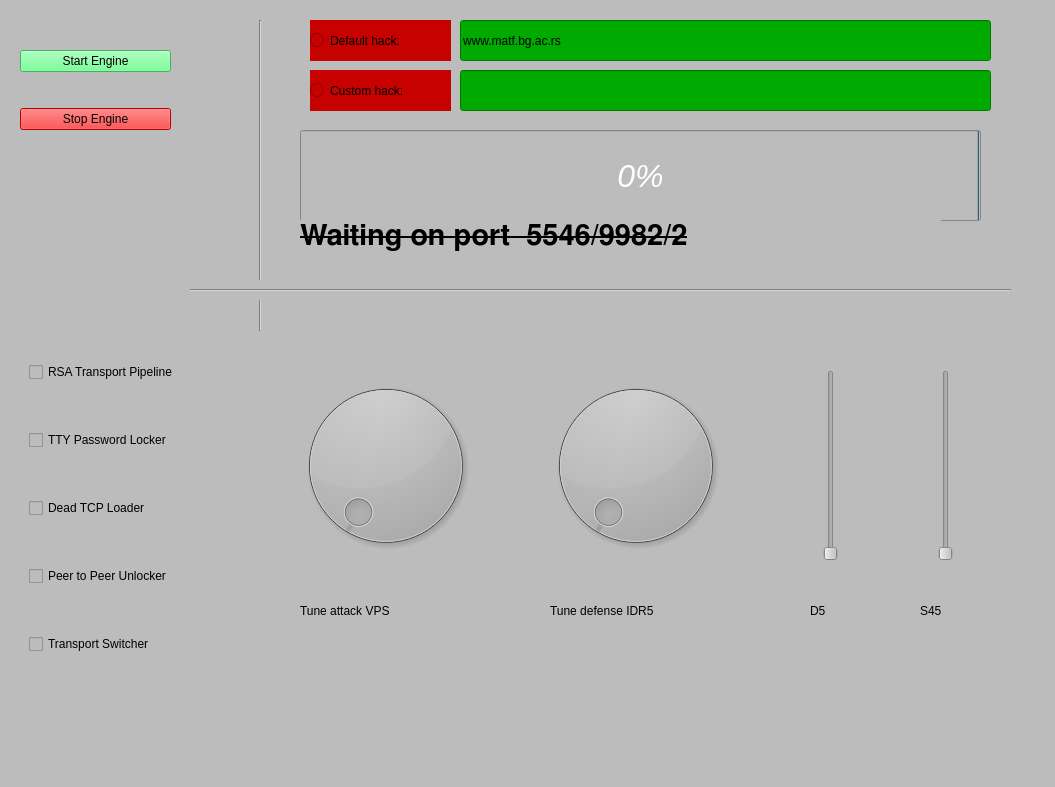
<?xml version="1.0" encoding="UTF-8"?>
<ui version="4.0">
 <class>MainWindow</class>
 <widget class="QMainWindow" name="MainWindow">
  <property name="geometry">
   <rect>
    <x>0</x>
    <y>0</y>
    <width>1055</width>
    <height>787</height>
   </rect>
  </property>
  <property name="windowTitle">
   <string>AdvancedServerHacker</string>
  </property>
  <property name="styleSheet">
   <string notr="true">background-color: rgb(188, 188, 188)</string>
  </property>
  <widget class="QWidget" name="centralwidget">
   <widget class="QProgressBar" name="progressBar">
    <property name="geometry">
     <rect>
      <x>300</x>
      <y>130</y>
      <width>681</width>
      <height>91</height>
     </rect>
    </property>
    <property name="font">
     <font>
      <pointsize>24</pointsize>
      <italic>true</italic>
     </font>
    </property>
    <property name="value">
     <number>0</number>
    </property>
    <property name="alignment">
     <set>Qt::AlignRight|Qt::AlignTrailing|Qt::AlignVCenter</set>
    </property>
    <property name="invertedAppearance">
     <bool>true</bool>
    </property>
    <property name="format">
     <string>%p%</string>
    </property>
   </widget>
   <widget class="QWidget" name="verticalLayoutWidget">
    <property name="geometry">
     <rect>
      <x>20</x>
      <y>20</y>
      <width>151</width>
      <height>141</height>
     </rect>
    </property>
    <layout class="QVBoxLayout" name="verticalLayout">
     <property name="sizeConstraint">
      <enum>QLayout::SetNoConstraint</enum>
     </property>
     <item>
      <widget class="QPushButton" name="start">
       <property name="styleSheet">
        <string notr="true">background-color: rgb(85, 255, 127)</string>
       </property>
       <property name="text">
        <string>Start Engine</string>
       </property>
      </widget>
     </item>
     <item>
      <widget class="QPushButton" name="stop">
       <property name="styleSheet">
        <string notr="true">background-color: rgb(255, 0, 0)</string>
       </property>
       <property name="text">
        <string>Stop Engine</string>
       </property>
      </widget>
     </item>
    </layout>
   </widget>
   <widget class="Line" name="line">
    <property name="geometry">
     <rect>
      <x>250</x>
      <y>20</y>
      <width>20</width>
      <height>311</height>
     </rect>
    </property>
    <property name="orientation">
     <enum>Qt::Vertical</enum>
    </property>
   </widget>
   <widget class="QLineEdit" name="lineEdit">
    <property name="geometry">
     <rect>
      <x>460</x>
      <y>70</y>
      <width>531</width>
      <height>41</height>
     </rect>
    </property>
    <property name="styleSheet">
     <string notr="true">background-color: rgb(0, 170, 0)</string>
    </property>
   </widget>
   <widget class="QRadioButton" name="radioButton">
    <property name="geometry">
     <rect>
      <x>310</x>
      <y>20</y>
      <width>141</width>
      <height>41</height>
     </rect>
    </property>
    <property name="styleSheet">
     <string notr="true">background-color: rgb(199, 0, 0)</string>
    </property>
    <property name="text">
     <string>Default hack: </string>
    </property>
   </widget>
   <widget class="QRadioButton" name="radioButton_2">
    <property name="geometry">
     <rect>
      <x>310</x>
      <y>70</y>
      <width>141</width>
      <height>41</height>
     </rect>
    </property>
    <property name="styleSheet">
     <string notr="true">background-color: rgb(199, 0, 0)</string>
    </property>
    <property name="text">
     <string>Custom hack:</string>
    </property>
   </widget>
   <widget class="QLineEdit" name="lineEdit_2">
    <property name="geometry">
     <rect>
      <x>460</x>
      <y>20</y>
      <width>531</width>
      <height>41</height>
     </rect>
    </property>
    <property name="styleSheet">
     <string notr="true">background-color: rgb(0, 170, 0)</string>
    </property>
    <property name="text">
     <string>www.matf.bg.ac.rs</string>
    </property>
   </widget>
   <widget class="Line" name="line_2">
    <property name="geometry">
     <rect>
      <x>190</x>
      <y>280</y>
      <width>821</width>
      <height>20</height>
     </rect>
    </property>
    <property name="orientation">
     <enum>Qt::Horizontal</enum>
    </property>
   </widget>
   <widget class="QWidget" name="verticalLayoutWidget_2">
    <property name="geometry">
     <rect>
      <x>29</x>
      <y>320</y>
      <width>186</width>
      <height>381</height>
     </rect>
    </property>
    <layout class="QVBoxLayout" name="verticalLayout_2">
     <item>
      <widget class="QCheckBox" name="checkBox_6">
       <property name="text">
        <string>RSA Transport Pipeline</string>
       </property>
      </widget>
     </item>
     <item>
      <widget class="QCheckBox" name="checkBox_4">
       <property name="text">
        <string>TTY Password Locker</string>
       </property>
      </widget>
     </item>
     <item>
      <widget class="QCheckBox" name="checkBox">
       <property name="text">
        <string>Dead TCP Loader</string>
       </property>
      </widget>
     </item>
     <item>
      <widget class="QCheckBox" name="checkBox_3">
       <property name="text">
        <string>Peer to Peer Unlocker</string>
       </property>
      </widget>
     </item>
     <item>
      <widget class="QCheckBox" name="checkBox_5">
       <property name="text">
        <string>Transport Switcher</string>
       </property>
      </widget>
     </item>
    </layout>
   </widget>
   <widget class="QDial" name="dial">
    <property name="geometry">
     <rect>
      <x>280</x>
      <y>370</y>
      <width>211</width>
      <height>191</height>
     </rect>
    </property>
    <property name="singleStep">
     <number>10</number>
    </property>
   </widget>
   <widget class="QDial" name="dial_2">
    <property name="geometry">
     <rect>
      <x>530</x>
      <y>370</y>
      <width>211</width>
      <height>191</height>
     </rect>
    </property>
   </widget>
   <widget class="QLabel" name="label">
    <property name="geometry">
     <rect>
      <x>300</x>
      <y>590</y>
      <width>191</width>
      <height>41</height>
     </rect>
    </property>
    <property name="text">
     <string>Tune attack VPS</string>
    </property>
   </widget>
   <widget class="QLabel" name="label_2">
    <property name="geometry">
     <rect>
      <x>550</x>
      <y>590</y>
      <width>191</width>
      <height>41</height>
     </rect>
    </property>
    <property name="text">
     <string>Tune defense IDR5</string>
    </property>
   </widget>
   <widget class="QSlider" name="verticalSlider">
    <property name="geometry">
     <rect>
      <x>810</x>
      <y>370</y>
      <width>41</width>
      <height>191</height>
     </rect>
    </property>
    <property name="orientation">
     <enum>Qt::Vertical</enum>
    </property>
   </widget>
   <widget class="QSlider" name="verticalSlider_2">
    <property name="geometry">
     <rect>
      <x>920</x>
      <y>370</y>
      <width>51</width>
      <height>191</height>
     </rect>
    </property>
    <property name="orientation">
     <enum>Qt::Vertical</enum>
    </property>
   </widget>
   <widget class="QLabel" name="label_3">
    <property name="geometry">
     <rect>
      <x>810</x>
      <y>590</y>
      <width>31</width>
      <height>41</height>
     </rect>
    </property>
    <property name="text">
     <string>D5</string>
    </property>
   </widget>
   <widget class="QLabel" name="label_4">
    <property name="geometry">
     <rect>
      <x>920</x>
      <y>590</y>
      <width>41</width>
      <height>41</height>
     </rect>
    </property>
    <property name="text">
     <string>S45</string>
    </property>
   </widget>
   <widget class="QLabel" name="label_msg">
    <property name="geometry">
     <rect>
      <x>300</x>
      <y>220</y>
      <width>641</width>
      <height>31</height>
     </rect>
    </property>
    <property name="font">
     <font>
      <family>FreeSans</family>
      <pointsize>22</pointsize>
      <weight>75</weight>
      <bold>true</bold>
      <strikeout>true</strikeout>
     </font>
    </property>
    <property name="text">
     <string>Waiting on port  5546/9982/2</string>
    </property>
   </widget>
  </widget>
  <widget class="QMenuBar" name="menubar">
   <property name="geometry">
    <rect>
     <x>0</x>
     <y>0</y>
     <width>1055</width>
     <height>29</height>
    </rect>
   </property>
  </widget>
  <widget class="QStatusBar" name="statusbar"/>
 </widget>
 <resources/>
 <connections/>
</ui>
